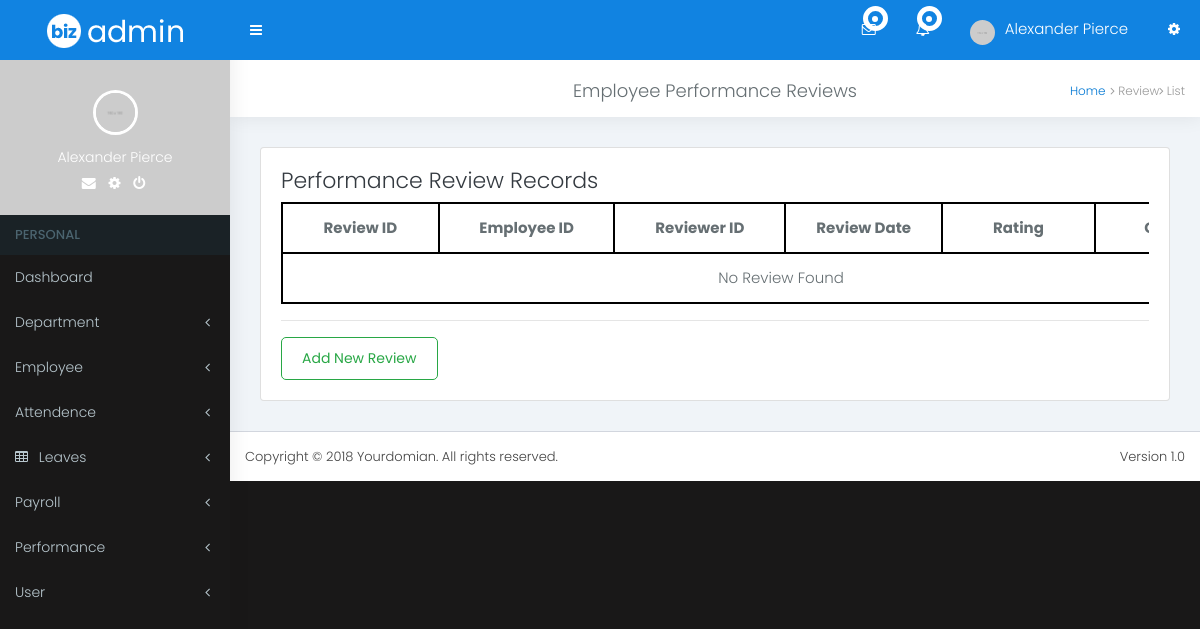
The app's page /admin/performance_review.php (signed in), older data.
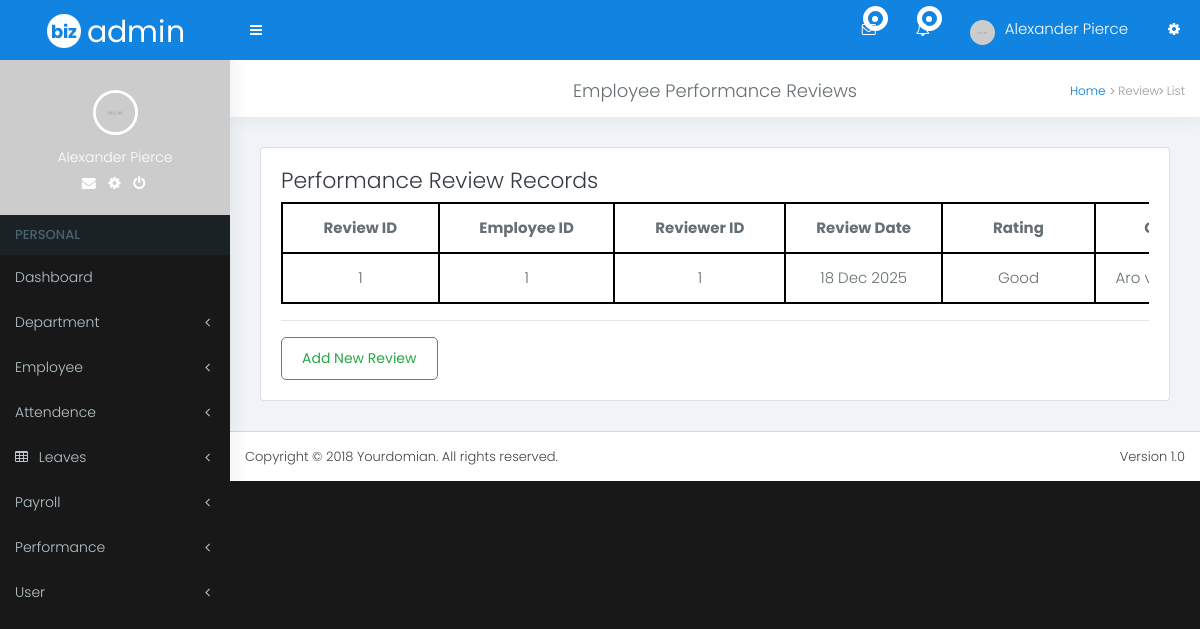
The same page, newer data.
### tables this page shows
CREATE TABLE `performance_reviews` (
  `review_id` int(11) NOT NULL,
  `employee_id` int(11) NOT NULL,
  `reviewer_id` int(11) NOT NULL,
  `review_date` date NOT NULL,
  `rating` int(11) NOT NULL,
  `comments` varchar(100) NOT NULL
);

### admin/performance_review.php (the view, shortened to what this page needs)
<?php
include_once("includes/db_config.php");
?>
<!DOCTYPE html>
<html lang="en">
<head>
<link rel="stylesheet" href="dist/bootstrap/css/bootstrap.min.css">
<link rel="stylesheet" href="dist/css/style.css">
<link rel="stylesheet" href="dist/css/font-awesome/css/font-awesome.min.css">
<link rel="stylesheet" href="dist/css/skins/_all-skins.min.css">
</head>
<body class="skin-blue sidebar-mini">
<div class="wrapper boxed-wrapper">
<?php include_once("includes/header.php"); ?>
<?php include_once("includes/leftbar.php"); ?>
<div class="content-wrapper">
  <div class="content-header sty-one">
    <h1 class="text-center">Employee Performance Reviews</h1>
    <ol class="breadcrumb">
      <li><a href="#">Home</a></li>
      <li><i class="fa fa-angle-right"></i> Review</li>
      <li><i class="fa fa-angle-right"></i> List</li>
    </ol>
  </div>
  <div class="content">
    <div class="card">
      <div class="card-body">
        <h4 class="text-dark">Performance Review Records</h4>
        <div class="table-responsive">
          <table>
            <thead>
              <tr>
                <th>Review ID</th>
                <th>Employee ID</th>
                <th>Reviewer ID</th>
                <th>Review Date</th>
                <th>Rating</th>
                <th>Comments</th>
              </tr>
            </thead>
            <?php
              $sql = "SELECT * FROM performance_reviews ORDER BY review_id DESC";
              $reviewData = $conn->query($sql);
            ?>
            <tbody>
              <?php if($reviewData->num_rows > 0){ ?>
                <?php while($row = $reviewData->fetch_assoc()){ ?>
                <tr>
                  <td><?= $row['review_id']; ?></td>
                  <td><?= $row['employee_id']; ?></td>
                  <td><?= $row['reviewer_id']; ?></td>
                  <td><?= date('d M Y', strtotime($row['review_date'])); ?></td>
                  <td>
                    <?php
                      if($row['rating']==5) echo "Excellent";
                      elseif($row['rating']==4) echo "Very Good";
                      elseif($row['rating']==3) echo "Good";
                      elseif($row['rating']==2) echo "Fair";
                      else echo "Poor";
                    ?>
                  </td>
                  <td><?= $row['comments']; ?></td>
                </tr>
                <?php } ?>
              <?php } else { ?>
                <tr>
                  <td colspan="6" class="text-center">No Review Found</td>
                </tr>
              <?php } ?>
            </tbody>
          </table>
        </div>
        <hr>
        <a href="performance.php" class="btn btn-outline-success">
          Add New Review
        </a>
      </div>
    </div>
  </div>
</div>
<?php include_once("includes/footer.php"); ?>
</div>
</body>
</html>

Row changes from the older to the newer data that the page shows:
added performance_reviews: review_id "1", employee "1", reviewer "1", review_date "18 Dec 2025", rating "Good", comments "Aro…"
Text that changed along with them:
text no longer shown: "No Review Found"
